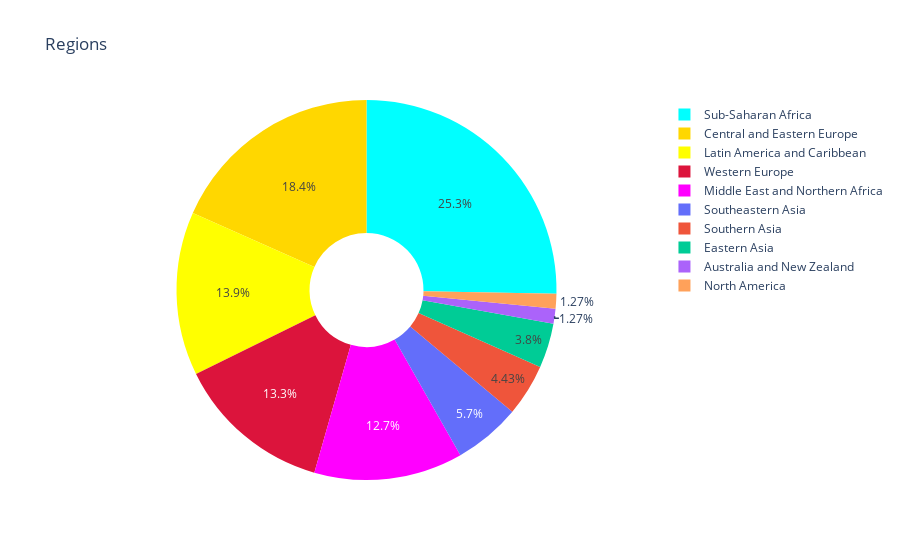

Source (notebook cell):
### Markdown cell above
> Bullet Chart to Represent the Range for some of the most Important Attributes given in the data. We have taken Happiness, Economy, Freedom, and Family. for analysis of their range.

* If the values for the given attributes lie in the Dark Blue Region then it is in the critical region.

* If the values for the given attributes lie in the light blue region then is is in good condition.

* If the values for the given attributes lie above or near the diamond then is in the best state or condition.

* White Regions are depicting the Maxima that could be achieved.

### Code cell
d2015 = data_2015['Region'].value_counts()

label_d2015 = d2015.index
size_d2015 = d2015.values


colors = ['aqua', 'gold', 'yellow', 'crimson', 'magenta']

trace = go.Pie(
         labels = label_d2015, values = size_d2015, marker = dict(colors = colors), name = '2015', hole = 0.3)

data = [trace]

layout1 = go.Layout(
           title = 'Regions')

fig = go.Figure(data = data, layout = layout1)
py.iplot(fig)

### Figure 1 — Plotly figure (JSON) as saved in the notebook; plotly's stock layout.template omitted (floating-point values rounded to 4 significant figures)
{"data": [{"hole": 0.3, "labels": ["Sub-Saharan Africa", "Central and Eastern Europe", "Latin America and Caribbean", "Western Europe", "Middle East and Northern Africa", "Southeastern Asia", "Southern Asia", "Eastern Asia", "Australia and New Zealand", "North America"], "marker": {"colors": ["aqua", "gold", "yellow", "crimson", "magenta"]}, "name": "2015", "type": "pie", "values": [40, 29, 22, 21, 20, 9, 7, 6, 2, 2]}], "layout": {"title": {"text": "Regions"}}}
